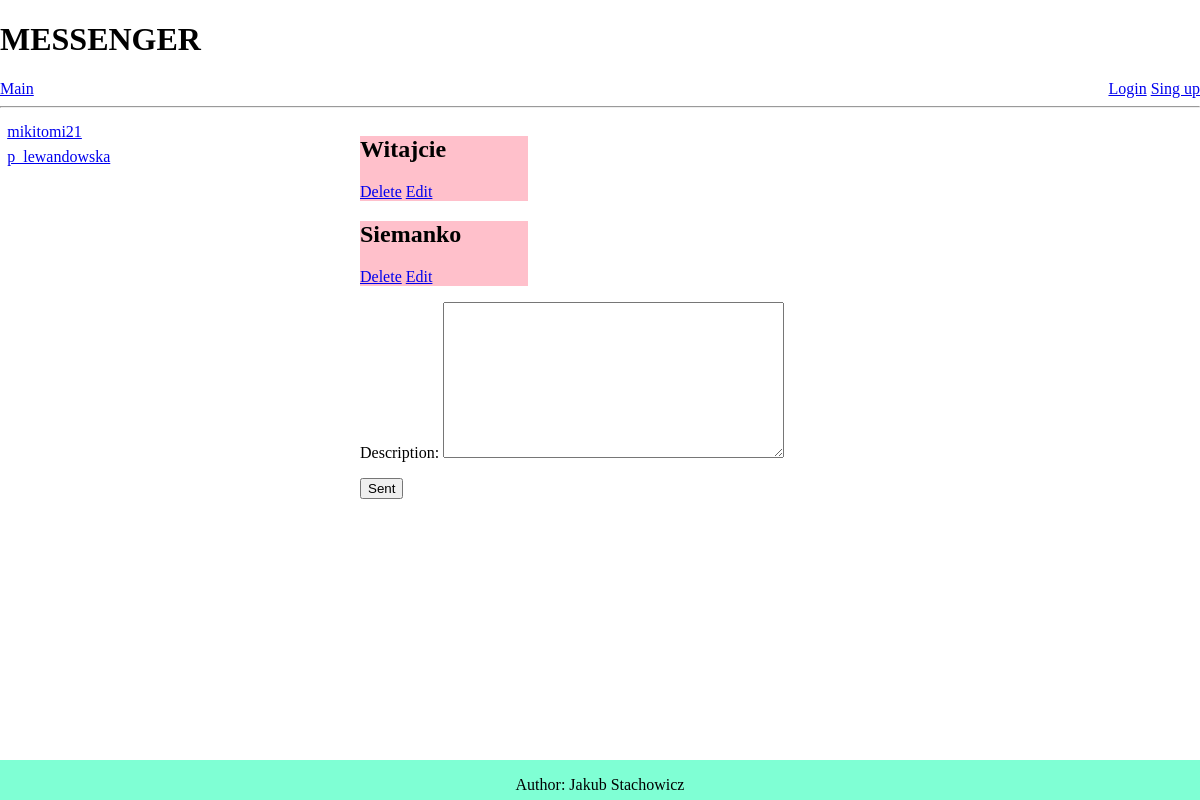
/chat/, run on an earlier commit of the app's database.
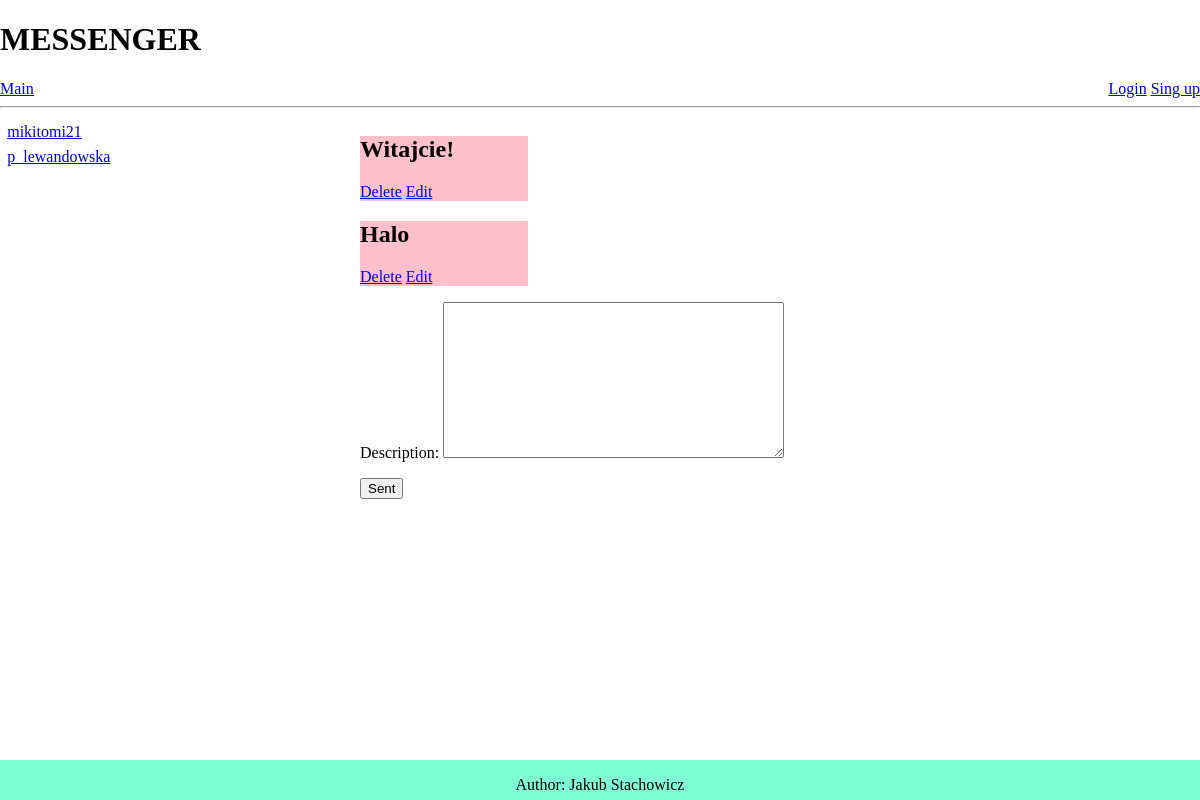
And on a later commit of the database.
### chat/models.py (models this page shows)
class Message(models.Model):
    author = models.ForeignKey(User, on_delete=models.CASCADE, null=True)
    description = models.TextField(null=True, blank=True)
    created = models.DateTimeField(auto_now_add=True)
    def __str__(self):
        return self.description

### chat/views.py (the view)
# urls.py: path('', views.home, name='home'),
def home(request):
    messages = Message.objects.all()
    print(messages)
    User = get_user_model()
    users = User.objects.all()
    form = MessageForm()
    if request.method == "POST":
        form = MessageForm(request.POST)
        if form.is_valid() and request.POST.get('description'):
            form.save()
            return redirect('chat:home')
    context = {'messages':messages,
               'users':users,
               'form':form}
    return render(request, 'chat/home.html', context)

### chat/forms.py
class MessageForm(ModelForm):
    class Meta:
        model = Message
        fields = ['description']

### chat/templates/chat/home.html (shortened to what this page needs)
{% extends 'main.html' %}
{% block section %}
{% for message in messages%}
<div class="message">
    <h2>{{message.description}}</h2>
    <a href="{% url 'chat:delete' message.id %}">Delete</a>
    <a href="{% url 'chat:edit' message.id %}">Edit</a>
</div>
{% endfor %}
<form action="" method="POST">
    {{form.as_p}}
    <input type="submit" value="Sent">
</form>
{% endblock %}
{% block nav %}
<div class="contact_list">
    {% for user in users %}
    <div class="contact_user">
        <a href="{% url 'profile:profile' user.username %}">{{user}}</a>
    </div>
    {% endfor %}
</div>
{% endblock %}

### templates/main.html (shortened to what this page needs)
{% load static %}
<!DOCTYPE html>
<html lang="en">
<head>
    <link rel="stylesheet" type="text/css" href="{% static 'css/style.css' %}">
</head>
<body>
    <h1>MESSENGER</h1>
    <header>
        <div id="main_head">
            <a href="{% url 'main:home' %}">Main</a>
        </div>
        <div id="logging_head">
            {% include 'header.html' %}
        </div>
        <br><hr>
    </header>
    <nav>
        {% block nav %}
        {% endblock %}
    </nav>
    <section>
        {% block section %}
        {% endblock %}
    </section>
    <footer>
        {% include 'footer.html' %}
    </footer>
</body>
</html>

### templates/header.html
{% if user.is_authenticated %}
    <a href="{% url 'register:logout' %}">Logout</a>
    <a href="{% url 'profile:profile' user.get_username %}">Profile</a>
{% else %}
    <a href="{% url 'register:login' %}">Login</a>
    <a href="{% url 'register:singup' %}">Sing up</a>
{% endif %}

### templates/footer.html
<p>Author: Jakub Stachowicz</p>

### static/css/style.css (style rules this page uses)
body { margin: 0px; }
.message { background-color: pink; width: 20%; }
#main_head { text-align: left; float: left; width: 50%; }
#logging_head { text-align: right; float: left; width: 50%; }
.contact_user { margin: 2%; }
nav { width: 30%; float:left; }
section { width: 70%; float:left; }
footer { clear: both; position: absolute; bottom: 0; width: 100%; height: 40px; background-color: aquamarine; text-align: center; }

What changed in the data, as far as the page shows it:
removed Message: description "Siemanko"
changed Message: description "Witajcie" → "Witajcie!"
added Message: description "Halo"
